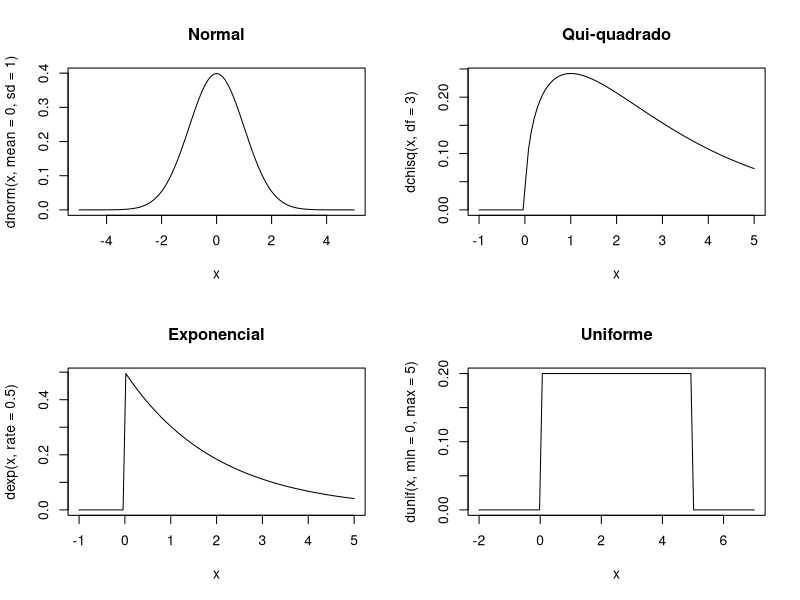
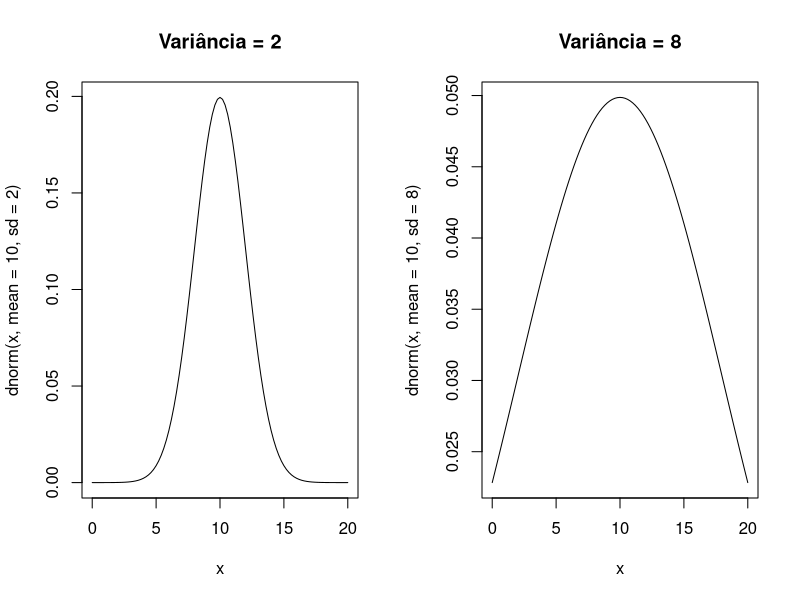
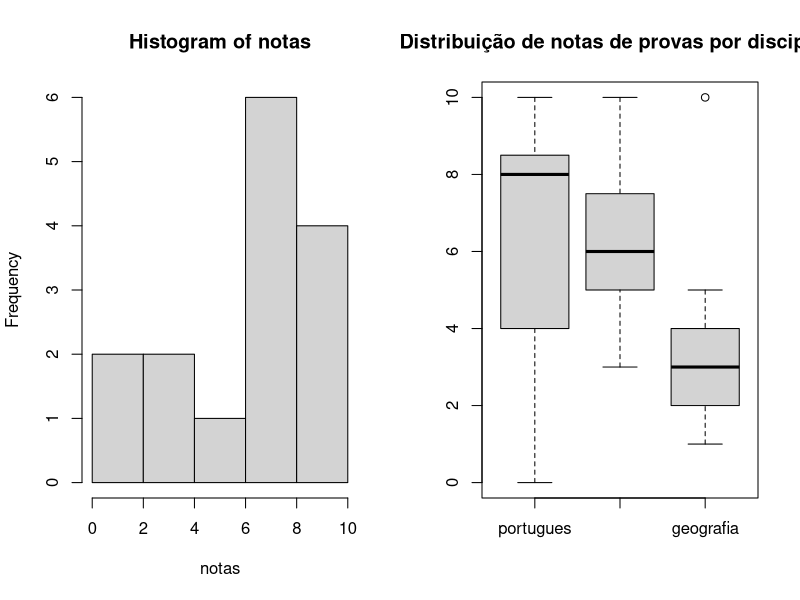

Generate these figures, in order, with R:
## ---- chunk 1

par(mfrow = c(2,2))
curve(dnorm(x, mean = 0, sd = 1), from = -5, to = 5, main = 'Normal')
curve(dchisq(x, df = 3), from = -1, to = 5, main = 'Qui-quadrado')
curve(dexp(x, rate = 0.5), from = -1, to = 5, main = 'Exponencial')
curve(dunif(x, min = 0, max = 5), from = -2, to = 7, main = 'Uniforme')

## ---- chunk 2
notas <- c(7,3,5,3,0,1,9,8,7,8,8,8,9,10,10)
mean(notas) # Média das notas
median(notas) # Mediana das notas
quantile(notas, 0.25) # Percentil 25%
## ---- chunk 3

par(mfrow=c(1,2))
curve(dnorm(x, mean = 10, sd = 2), from = 0, to = 20, main = 'Variância = 2')
curve(dnorm(x, mean = 10, sd = 8), from = 0, to = 20, main = 'Variância = 8')
## ---- chunk 4
hist(notas)
## ---- chunk 5
portugues <- notas
matematica <- c(3,3,7,6,8,4,5,6,8,8,5,5,6,10,5)
geografia <- c(2,3,3,3,1,5,3,4,2,2,4,10,4,2,4)
boxplot(data.frame(portugues, matematica, geografia), main="Distribuição de notas de provas por disciplina")
